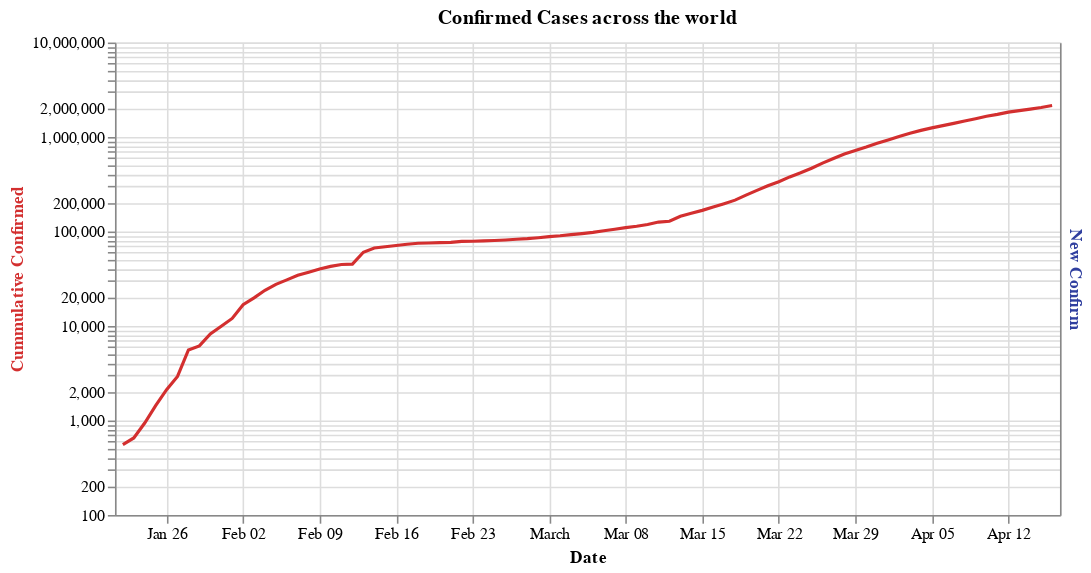

Source (notebook cell):
### Code cell
#hide_input
_df = df_confirmed.groupby(['Date']).sum().unstack().reset_index().drop(columns=['level_0']).rename(columns={0: 'Cummulative Confirmed'})
_df['New Confirm'] = _df[['Cummulative Confirmed']].diff()

_df_line = alt.Chart(_df).mark_line(color='#D32F2F').encode(
    alt.X('Date:T'),
    alt.Y('Cummulative Confirmed:Q', axis=alt.Axis(titleColor='#D32F2F'), scale=alt.Scale(type='log')),
    tooltip=list(_df)
)

_df_new_bar = alt.Chart(_df).mark_bar(opacity=0.3, color='#303F9F').encode(
    alt.X('Date:T'),
    alt.Y('New Confirm:Q', axis=alt.Axis(titleColor='#303F9F'), scale=alt.Scale(type='log')),
    tooltip=list(_df)
)


alt.layer(_df_line, _df_new_bar).resolve_scale(
    y='independent'
).properties(
    title = 'Confirmed Cases across the world',
    width = 600
)

### Figure 1 — Vega-Lite specification as saved in the notebook (floating-point values rounded to 4 significant figures)
{"config": {"view": {"continuousWidth": 400, "continuousHeight": 300}}, "layer": [{"mark": {"type": "line", "color": "#D32F2F"}, "encoding": {"tooltip": [{"type": "temporal", "field": "Date"}, {"type": "quantitative", "field": "Cummulative Confirmed"}, {"type": "quantitative", "field": "New Confirm"}], "x": {"type": "temporal", "field": "Date"}, "y": {"type": "quantitative", "axis": {"titleColor": "#D32F2F"}, "field": "Cummulative Confirmed", "scale": {"type": "log"}}}}, {"mark": {"type": "bar", "color": "#303F9F", "opacity": 0.3}, "encoding": {"tooltip": [{"type": "temporal", "field": "Date"}, {"type": "quantitative", "field": "Cummulative Confirmed"}, {"type": "quantitative", "field": "New Confirm"}], "x": {"type": "temporal", "field": "Date"}, "y": {"type": "quantitative", "axis": {"titleColor": "#303F9F"}, "field": "New Confirm", "scale": {"type": "log"}}}}], "data": {"name": "data-261d33f9b693304a784212f55ad3e744"}, "resolve": {"scale": {"y": "independent"}}, "title": "Confirmed Cases across the world", "width": 600, "$schema": "https://vega.github.io/schema/vega-lite/v4.8.1.json", "datasets": {"data-261d33f9b693304a784212f55ad3e744": [{"Date": "2020-01-22T00:00:00", "Cummulative Confirmed": 555, "New Confirm": null}, {"Date": "2020-01-23T00:00:00", "Cummulative Confirmed": 654, "New Confirm": 99.0}, {"Date": "2020-01-24T00:00:00", "Cummulative Confirmed": 941, "New Confirm": 287.0}, {"Date": "2020-01-25T00:00:00", "Cummulative Confirmed": 1434, "New Confirm": 493.0}, {"Date": "2020-01-26T00:00:00", "Cummulative Confirmed": 2118, "New Confirm": 684.0}, {"Date": "2020-01-27T00:00:00", "Cummulative Confirmed": 2927, "New Confirm": 809.0}, {"Date": "2020-01-28T00:00:00", "Cummulative Confirmed": 5578, "New Confirm": 2651.0}, {"Date": "2020-01-29T00:00:00", "Cummulative Confirmed": 6166, "New Confirm": 588.0}, {"Date": "2020-01-30T00:00:00", "Cummulative Confirmed": 8234, "New Confirm": 2068.0}, {"Date": "2020-01-31T00:00:00", "Cummulative Confirmed": 9927, "New Confirm": 1693.0}, {"Date": "2020-02-01T00:00:00", "Cummulative Confirmed": 12038, "New Confirm": 2111.0}, {"Date": "2020-02-02T00:00:00", "Cummulative Confirmed": 16787, "New Confirm": 4749.0}, {"Date": "2020-02-03T00:00:00", "Cummulative Confirmed": 19881, "New Confirm": 3094.0}, {"Date": "2020-02-04T00:00:00", "Cummulative Confirmed": 23892, "New Confirm": 4011.0}, {"Date": "2020-02-05T00:00:00", "Cummulative Confirmed": 27635, "New Confirm": 3743.0}, {"Date": "2020-02-06T00:00:00", "Cummulative Confirmed": 30794, "New Confirm": 3159.0}, {"Date": "2020-02-07T00:00:00", "Cummulative Confirmed": 34391, "New Confirm": 3597.0}, {"Date": "2020-02-08T00:00:00", "Cummulative Confirmed": 37120, "New Confirm": 2729.0}, {"Date": "2020-02-09T00:00:00", "Cummulative Confirmed": 40150, "New Confirm": 3030.0}, {"Date": "2020-02-10T00:00:00", "Cummulative Confirmed": 42762, "New Confirm": 2612.0}, {"Date": "2020-02-11T00:00:00", "Cummulative Confirmed": 44802, "New Confirm": 2040.0}, {"Date": "2020-02-12T00:00:00", "Cummulative Confirmed": 45221, "New Confirm": 419.0}, {"Date": "2020-02-13T00:00:00", "Cummulative Confirmed": 60368, "New Confirm": 15150.0}, {"Date": "2020-02-14T00:00:00", "Cummulative Confirmed": 66885, "New Confirm": 6517.0}, {"Date": "2020-02-15T00:00:00", "Cummulative Confirmed": 69030, "New Confirm": 2145.0}, {"Date": "2020-02-16T00:00:00", "Cummulative Confirmed": 71224, "New Confirm": 2194.0}, {"Date": "2020-02-17T00:00:00", "Cummulative Confirmed": 73258, "New Confirm": 2034.0}, {"Date": "2020-02-18T00:00:00", "Cummulative Confirmed": 75136, "New Confirm": 1878.0}, {"Date": "2020-02-19T00:00:00", "Cummulative Confirmed": 75639, "New Confirm": 503.0}, {"Date": "2020-02-20T00:00:00", "Cummulative Confirmed": 76197, "New Confirm": 558.0}, {"Date": "2020-02-21T00:00:00", "Cummulative Confirmed": 76819, "New Confirm": 622.0}, {"Date": "2020-02-22T00:00:00", "Cummulative Confirmed": 78572, "New Confirm": 1753.0}, {"Date": "2020-02-23T00:00:00", "Cummulative Confirmed": 78958, "New Confirm": 386.0}, {"Date": "2020-02-24T00:00:00", "Cummulative Confirmed": 79561, "New Confirm": 603.0}, {"Date": "2020-02-25T00:00:00", "Cummulative Confirmed": 80406, "New Confirm": 845.0}, {"Date": "2020-02-26T00:00:00", "Cummulative Confirmed": 81388, "New Confirm": 982.0}, {"Date": "2020-02-27T00:00:00", "Cummulative Confirmed": 82746, "New Confirm": 1358.0}, {"Date": "2020-02-28T00:00:00", "Cummulative Confirmed": 84112, "New Confirm": 1366.0}, {"Date": "2020-02-29T00:00:00", "Cummulative Confirmed": 86011, "New Confirm": 1899.0}, {"Date": "2020-03-01T00:00:00", "Cummulative Confirmed": 88369, "New Confirm": 2358.0}, {"Date": "2020-03-02T00:00:00", "Cummulative Confirmed": 90306, "New Confirm": 1937.0}, {"Date": "2020-03-03T00:00:00", "Cummulative Confirmed": 92840, "New Confirm": 2534.0}, {"Date": "2020-03-04T00:00:00", "Cummulative Confirmed": 95120, "New Confirm": 2280.0}, {"Date": "2020-03-05T00:00:00", "Cummulative Confirmed": 97886, "New Confirm": 2766.0}, {"Date": "2020-03-06T00:00:00", "Cummulative Confirmed": 101801, "New Confirm": 3915.0}, {"Date": "2020-03-07T00:00:00", "Cummulative Confirmed": 105847, "New Confirm": 4046.0}, {"Date": "2020-03-08T00:00:00", "Cummulative Confirmed": 109821, "New Confirm": 3974.0}, {"Date": "2020-03-09T00:00:00", "Cummulative Confirmed": 113590, "New Confirm": 3769.0}, {"Date": "2020-03-10T00:00:00", "Cummulative Confirmed": 118620, "New Confirm": 5030.0}, {"Date": "2020-03-11T00:00:00", "Cummulative Confirmed": 125875, "New Confirm": 7255.0}, {"Date": "2020-03-12T00:00:00", "Cummulative Confirmed": 128352, "New Confirm": 2477.0}, {"Date": "2020-03-13T00:00:00", "Cummulative Confirmed": 145205, "New Confirm": 16850.0}, {"Date": "2020-03-14T00:00:00", "Cummulative Confirmed": 156101, "New Confirm": 10900.0}, {"Date": "2020-03-15T00:00:00", "Cummulative Confirmed": 167454, "New Confirm": 11350.0}, {"Date": "2020-03-16T00:00:00", "Cummulative Confirmed": 181574, "New Confirm": 14120.0}, {"Date": "2020-03-17T00:00:00", "Cummulative Confirmed": 197102, "New Confirm": 15530.0}, {"Date": "2020-03-18T00:00:00", "Cummulative Confirmed": 214821, "New Confirm": 17720.0}, {"Date": "2020-03-19T00:00:00", "Cummulative Confirmed": 242570, "New Confirm": 27750.0}, {"Date": "2020-03-20T00:00:00", "Cummulative Confirmed": 272208, "New Confirm": 29640.0}, {"Date": "2020-03-21T00:00:00", "Cummulative Confirmed": 304507, "New Confirm": 32300.0}, {"Date": "2020-03-22T00:00:00", "Cummulative Confirmed": 336953, "New Confirm": 32450.0}, {"Date": "2020-03-23T00:00:00", "Cummulative Confirmed": 378231, "New Confirm": 41280.0}, {"Date": "2020-03-24T00:00:00", "Cummulative Confirmed": 418041, "New Confirm": 39810.0}, {"Date": "2020-03-25T00:00:00", "Cummulative Confirmed": 467653, "New Confirm": 49610.0}, {"Date": "2020-03-26T00:00:00", "Cummulative Confirmed": 529591, "New Confirm": 61940.0}, {"Date": "2020-03-27T00:00:00", "Cummulative Confirmed": 593291, "New Confirm": 63700.0}, {"Date": "2020-03-28T00:00:00", "Cummulative Confirmed": 660693, "New Confirm": 67400.0}, {"Date": "2020-03-29T00:00:00", "Cummulative Confirmed": 720140, "New Confirm": 59450.0}, {"Date": "2020-03-30T00:00:00", "Cummulative Confirmed": 782389, "New Confirm": 62250.0}, {"Date": "2020-03-31T00:00:00", "Cummulative Confirmed": 857487, "New Confirm": 75100.0}, {"Date": "2020-04-01T00:00:00", "Cummulative Confirmed": 932605, "New Confirm": 75120.0}, {"Date": "2020-04-02T00:00:00", "Cummulative Confirmed": 1013466, "New Confirm": 80860.0}, {"Date": "2020-04-03T00:00:00", "Cummulative Confirmed": 1095917, "New Confirm": 82450.0}, {"Date": "2020-04-04T00:00:00", "Cummulative Confirmed": 1176060, "New Confirm": 80140.0}, {"Date": "2020-04-05T00:00:00", "Cummulative Confirmed": 1249754, "New Confirm": 73690.0}, {"Date": "2020-04-06T00:00:00", "Cummulative Confirmed": 1321481, "New Confirm": 71730.0}, {"Date": "2020-04-07T00:00:00", "Cummulative Confirmed": 1395194, "New Confirm": 73710.0}, {"Date": "2020-04-08T00:00:00", "Cummulative Confirmed": 1480202, "New Confirm": 85010.0}, {"Date": "2020-04-09T00:00:00", "Cummulative Confirmed": 1563935, "New Confirm": 83730.0}, {"Date": "2020-04-10T00:00:00", "Cummulative Confirmed": 1657526, "New Confirm": 93590.0}, {"Date": "2020-04-11T00:00:00", "Cummulative Confirmed": 1735650, "New Confirm": 78120.0}, {"Date": "2020-04-12T00:00:00", "Cummulative Confirmed": 1834721, "New Confirm": 99070.0}, {"Date": "2020-04-13T00:00:00", "Cummulative Confirmed": 1904838, "New Confirm": 70120.0}, {"Date": "2020-04-14T00:00:00", "Cummulative Confirmed": 1976191, "New Confirm": 71350.0}, {"Date": "2020-04-15T00:00:00", "Cummulative Confirmed": 2056054, "New Confirm": 79860.0}, {"Date": "2020-04-16T00:00:00", "Cummulative Confirmed": 2152646, "New Confirm": 96590.0}]}}
